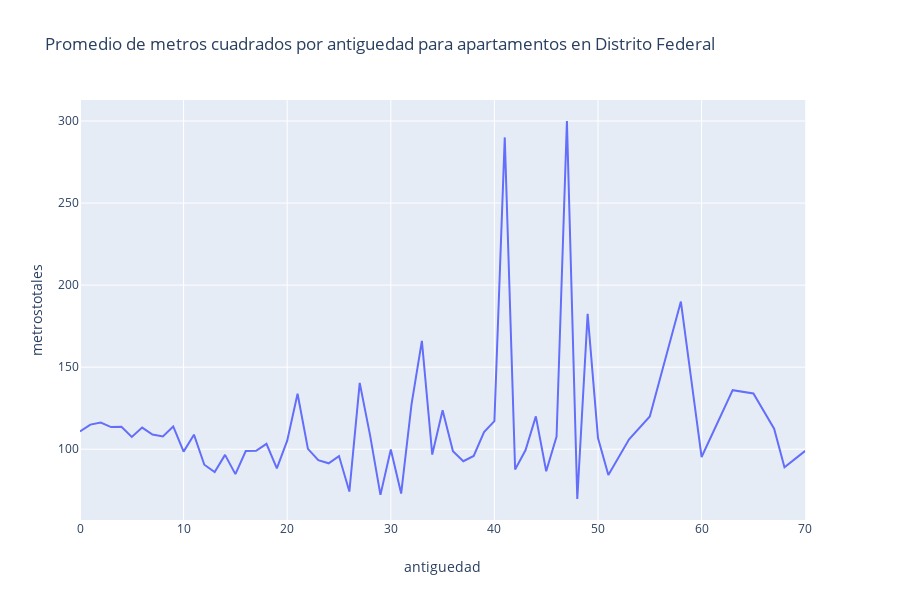

Source (notebook cell):
### Code cell
#Show
fig = px.line(amenitiesPorPropiedad, x="antiguedad", y="metrostotales", title='Promedio de metros cuadrados por antiguedad para apartamentos en Distrito Federal')
fig.show()

### Figure 1 — Plotly figure (JSON) as saved in the notebook; plotly's stock layout.template omitted (floating-point values rounded to 4 significant figures)
{"data": [{"hoverlabel": {"namelength": 0}, "hovertemplate": "antiguedad=%{x}<br>metrostotales=%{y}", "legendgroup": "", "line": {"color": "#636efa", "dash": "solid"}, "mode": "lines", "name": "", "showlegend": false, "type": "scatter", "x": [0, 1, 2, 3, 4, 5, 6, 7, 8, 9, 10, 11, 12, 13, 14, 15, 16, 17, 18, 19, 20, 21, 22, 23, 24, 25, 26, 27, 28, 29, 30, 31, 32, 33, 34, 35, 36, 37, 38, 39, 40, 41, 42, 43, 44, 45, 46, 47, 48, 49, 50, 51, 53, 55, 58, 60, 63, 65, 67, 68, 70], "xaxis": "x", "y": [110.8, 115.0, 116.2, 113.5, 113.7, 107.5, 113.2, 108.9, 107.8, 113.9, 98.54, 108.9, 90.56, 86.14, 96.56, 84.81, 98.93, 99, 103.3, 88.33, 105.2, 133.8, 100.2, 93.3, 91.4, 95.82, 74.21, 140.4, 108.4, 72.18, 99.87, 73, 127.4, 166, 96.75, 123.8, 98.75, 92.7, 95.92, 110.4, 117.1, 290, 87.67, 99.33, 120, 86.6, 107.7, 300, 69.67, 182.5, 106.8, 84.33, 106, 120, 190, 95.25, 136, 134, 112.5, 89, 99], "yaxis": "y"}], "layout": {"height": 600, "legend": {"tracegroupgap": 0}, "title": {"text": "Promedio de metros cuadrados por antiguedad para apartamentos en Distrito Federal"}, "xaxis": {"anchor": "y", "domain": [0, 0.98], "title": {"text": "antiguedad"}}, "yaxis": {"anchor": "x", "domain": [0, 1], "title": {"text": "metrostotales"}}}}
